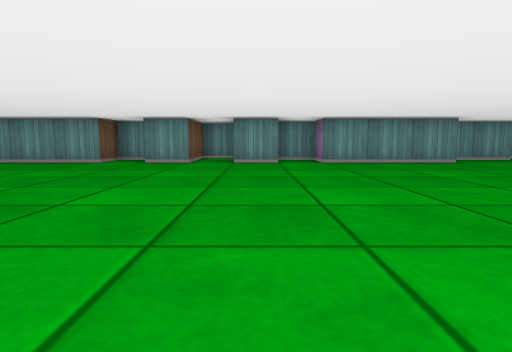
[1] (above)

16 first-person views from a walk through a cub3D level. The camera is about half as high as the walls, tilts 6° down and sees 75° across. The floor is counted in squares. Each view is taken from the middle of a square. On the plan, view 1 faces up. The plan holds only what a view shows up to about 9 squares ahead; the rest is blank. The place goes on beyond the plan.

[2]
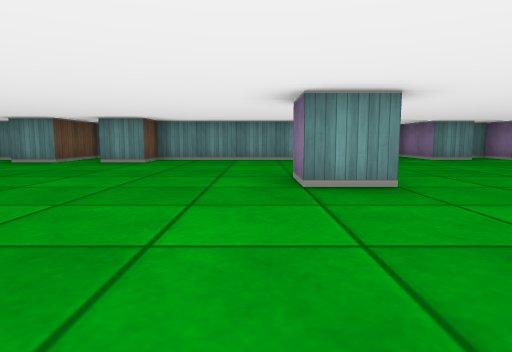

[3]
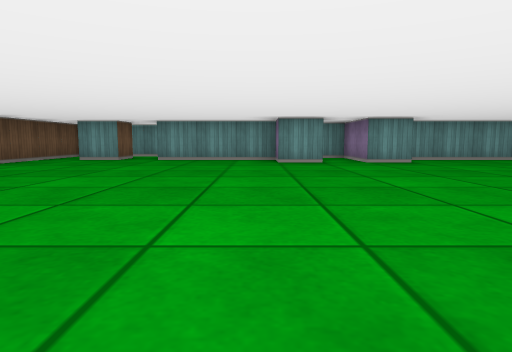

[4]
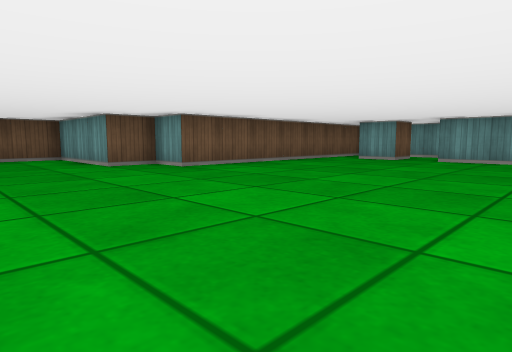

[5]
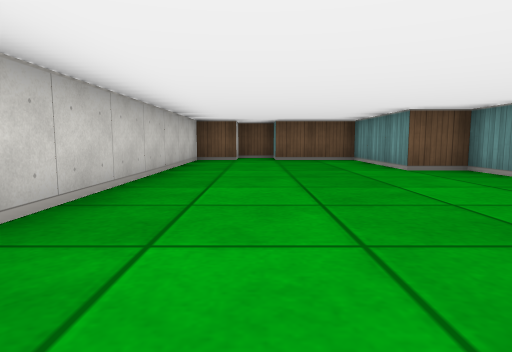

[6]
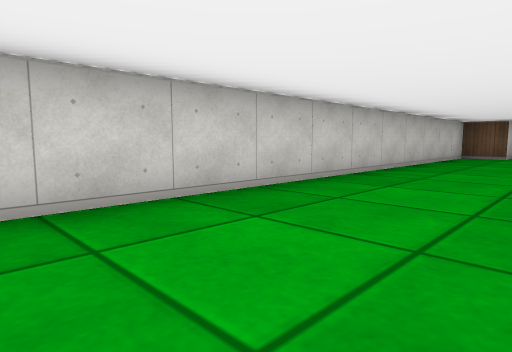

[7]
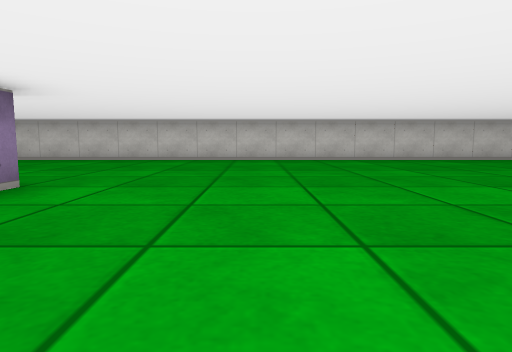

[8]
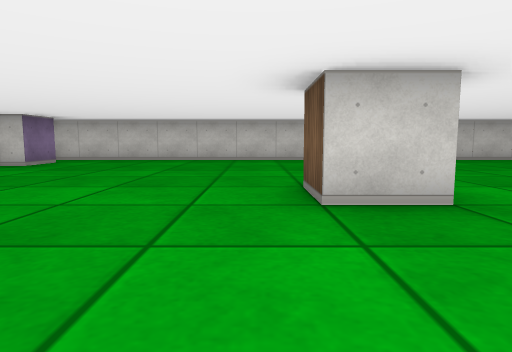

[9]
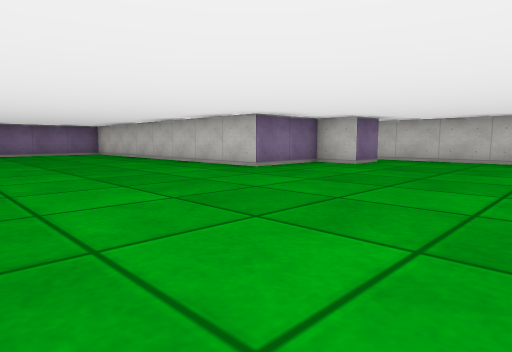

[10]
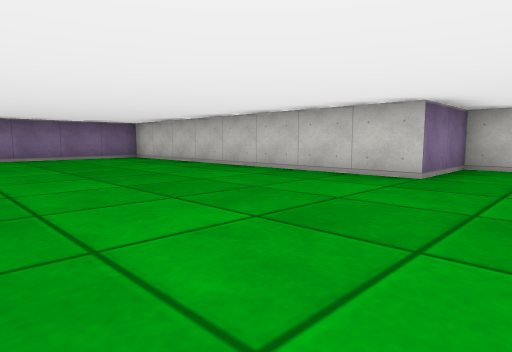

[11]
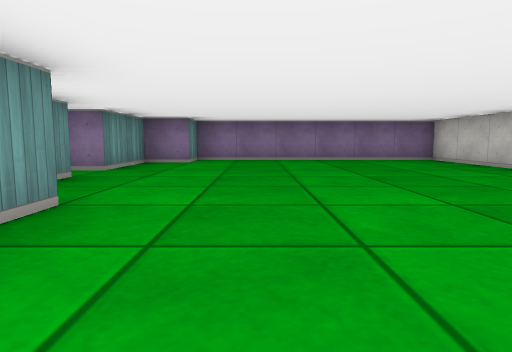

[12]
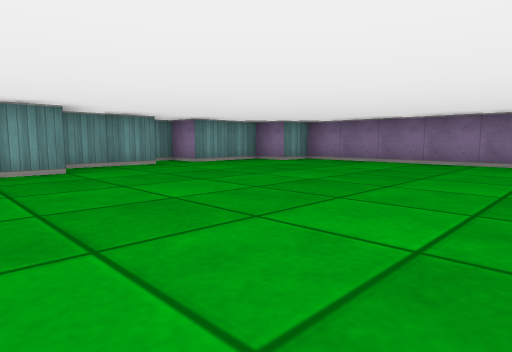

[13]
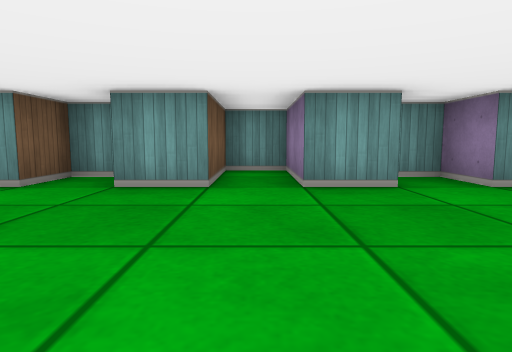

[14]
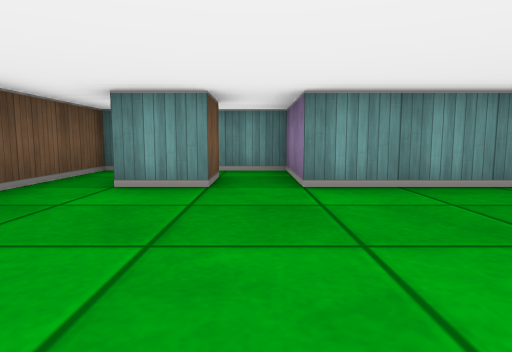

[15]
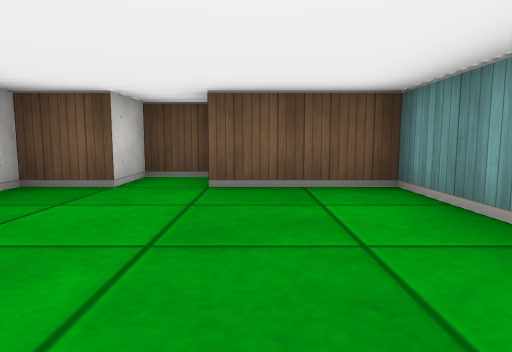

[16]
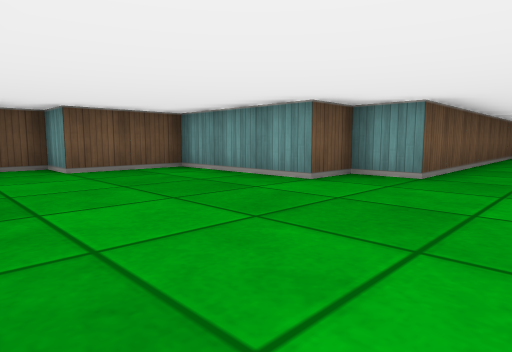

### Floor plan
Points are (right, up) in squares from view 1. A wall is a line through its corners. A room is listed if a view was taken in it or the views show most of it. See-through windows are left out.
Room 1 (views 1, 2, 3, 4, 5, 6, 7, 8, 9, 10, 11, 12, 13, 14, 15, 16)
walls: (-4.5, 2.5) (-4.5, 3.5) (-3.5, 3.5) (-3.5, 2.5) (-4.5, 2.5); (-2.8, 8.5) (-3.5, 8.5) (-3.5, 7.5) (-7.5, 7.5) (-7.5, 6.5) (-8.5, 6.5) (-8.5, 8.1); (-9.5, 8.1) (-9.5, 6.5) (-10.5, 6.5) (-10.5, 7.5) (-13.5, 7.5) (-13.5, 9.5) (-14.6, 9.5); (0.6, 7.5) (-0.5, 7.5) (-0.5, 9.5) (-1.5, 9.5) (-1.5, 7.5) (-2.5, 7.5); (1.5, -1.5) (1.5, -0.5) (2.5, -0.5) (2.5, 1.5) (10.5, 1.5) (10.5, 7.5) (9.5, 7.5) (9.5, 8.5) (7.5, 8.5) (7.5, 9.5) (7, 9.5); (4.6, 7.5) (1.5, 7.5) (1.5, 8.5) (0.5, 8.5); (-14.5, 8.5) (-14.5, 7.5) (-15.5, 7.5); (6.6, 8.5) (4.8, 8.5); (-16.5, 9.5) (-16.5, 2.5) (-17.5, 2.5) (-17.5, 1.5) (-20.5, 1.5) (-20.5, -0.5) (-21.5, -0.5) (-21.5, -1.5) (-20.5, -1.5) (-20.5, -2.5) (2.1, -2.5)

Where each view was taken, in squares from view 1:
view 1: 0 up, 0 right, facing up
view 2: 1 down, 5 left, facing up
view 3: 1 down, 11 left, facing up
view 4: 1 down, 11 left, facing up-left
view 5: 1 down, 12 left, facing left
view 6: 0 up, 10 left, facing down-left
view 7: 6 up, 7 left, facing down
view 8: 6 up, 3 left, facing down
view 9: 6 up, 2 left, facing down-right
view 10: 6 up, 1 right, facing down-right
view 11: 6 up, 2 right, facing right
view 12: 2 up, 3 right, facing up-right
view 13: 4 up, 1 left, facing up
view 14: 4 up, 14 left, facing up
view 15: 0 up, 17 left, facing left
view 16: 2 down, 15 left, facing up-left
